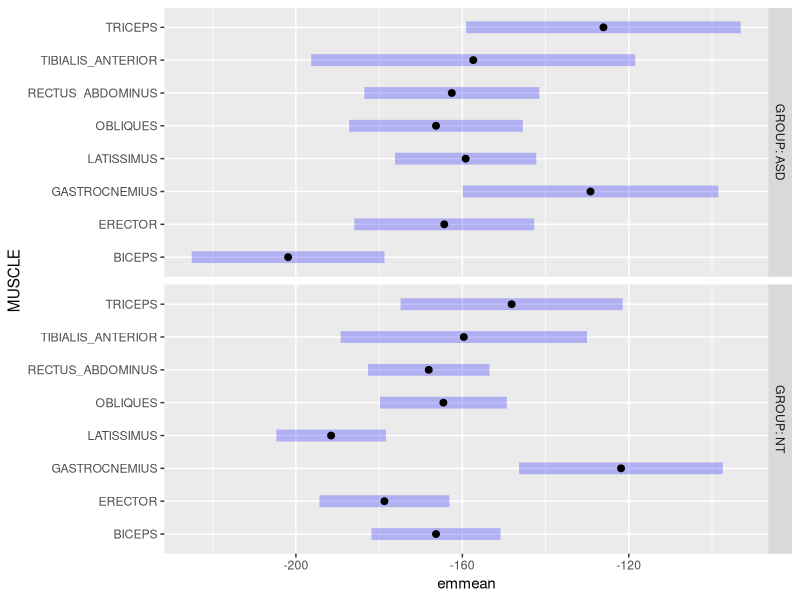

Write the R code that produced this figure. (Note: this script raises an error after producing the figure.)
## ---- chunk 1
knitr::opts_chunk$set(echo = TRUE)
## ---- chunk 2
library(lmerTest)
library(emmeans)
setwd('C:/Users/Action Lab/OneDrive - Northeastern University/Desktop/OneDrive - Northeastern University/Action Lab/Arm Raising/Armlifting/MATLAB/FinalFiles/SubmissionFiles')

## ====================================================
#  Age and sex stats
# =====================================================
sexAndAge <- read.csv('sexAndAge.txt')

lm_age <- lm(AGE ~ GROUP + (1|SUBJ_NUM), sexAndAge, REML=TRUE)
summary(lm_age)
anova(lm_age)

str(sexAndAge)
table(sexAndAge$GROUP, sexAndAge$SEX, useNA = "ifany")
tab <- table(sexAndAge$GROUP, sexAndAge$SEX)
fisher.test(tab)

## ====================================================
#  Control task stats
# =====================================================
controlRT <- read.csv('controlRT.txt')

lm_controlRT <- lmer(TRIAL_RT ~ GROUP + (1|SUBJ_NUM), controlRT, REML=TRUE)
summary(lm_controlRT)
anova(lm_controlRT)

controlPosture <- read.csv('controlPosture.txt')

lm_controlPosture1 <- lmer(SWAY ~ CONDITION + GROUP + (1+CONDITION|SUBJ_NUM), controlPosture, REML=FALSE)
lm_controlPosture2 <- lmer(SWAY ~ CONDITION * GROUP + (1+CONDITION|SUBJ_NUM), controlPosture, REML=FALSE)
lm_controlPosture3 <- lmer(SWAY ~ CONDITION + GROUP + (1|SUBJ_NUM), controlPosture, REML=FALSE)
lm_controlPosture4 <- lmer(SWAY ~ CONDITION * GROUP + (1|SUBJ_NUM), controlPosture, REML=FALSE)

anova(lm_controlPosture1, lm_controlPosture2, lm_controlPosture3, lm_controlPosture4)

lm_controlPosture <- lmer(SWAY ~ CONDITION * GROUP + (1+CONDITION|SUBJ_NUM), controlPosture, REML=TRUE)
summary(lm_controlPosture)
anova(lm_controlPosture)

em_PG <- emmeans(lm_controlPosture, ~GROUP | CONDITION)
print(em_PG)
print(pairs(em_PG, adjust='Holm'))

## ====================================================
#  Kinematics stats
# =====================================================
reactionTimeData <- read.csv('reactionTime_long.txt')
lm_rt <- lmer(ReactionTime ~ Group + (1|Subject), reactionTimeData, REML=TRUE)
summary(lm_rt)
anova(lm_rt)

em_Group <- emmeans(lm_rt, ~Group)
print(em_Group)

kinematicsResults <- read.csv('kinematicsTable.txt')

lm_peakMag <- lmer(PEAK_MAG ~ GROUP + (1|SUBJ_NUM), kinematicsResults, REML=TRUE)
summary(lm_peakMag)
anova(lm_peakMag)

lm_mt <- lmer(MT ~ GROUP + (1|SUBJ_NUM), kinematicsResults, REML=TRUE)
summary(lm_mt)
anova(lm_mt)

em_Group <- emmeans(lm_mt, ~GROUP)
print(em_Group)

kinematicsPhases <- read.csv('kinematicsLong.txt')

lm_kinPhase1 <- lmer(VALUE ~ GROUP*PHASE + (1+GROUP||SUBJ_NUM), kinematicsPhases, REML=FALSE)
lm_kinPhase2 <- lmer(VALUE ~ GROUP+PHASE + (1+GROUP|SUBJ_NUM), kinematicsPhases, REML=FALSE)
lm_kinPhase3 <- lmer(VALUE ~ GROUP*PHASE + (1|SUBJ_NUM), kinematicsPhases, REML=FALSE)
lm_kinPhase4 <- lmer(VALUE ~ GROUP+PHASE + (1|SUBJ_NUM), kinematicsPhases, REML=FALSE)

anova(lm_kinPhase1, lm_kinPhase2, lm_kinPhase3, lm_kinPhase4)
anova(lm_kinPhase1, lm_kinPhase3)

lm_kinPhase <- lmer(VALUE ~ GROUP*PHASE + (1|SUBJ_NUM), kinematicsPhases, REML=TRUE)
summary(lm_kinPhase)
anova(lm_kinPhase)

em_Group <- emmeans(lm_kinPhase, ~GROUP)
print(em_Group)
print(pairs(em_Group))

em_Phase <- emmeans(lm_kinPhase, ~PHASE)
print(em_Phase)
print(pairs(em_Phase, adjust='Holm'))

em_PG <- emmeans(lm_kinPhase, ~GROUP | PHASE)
print(em_PG)
print(pairs(em_PG, adjust='Holm'))

## ====================================================
#  Entropy stats
# =====================================================
entropyResults <- read.csv('entropyTable.txt')

lm_entropy1 <- lmer(Entropy ~ Group*Phase + (1+Phase||Subject), entropyResults, REML=FALSE)
lm_entropy2 <- lmer(Entropy ~ Group+Phase + (1+Phase||Subject), entropyResults, REML=FALSE)
lm_entropy3 <- lmer(Entropy ~ Group*Phase + (1|Subject), entropyResults, REML=FALSE)
lm_entropy4 <- lmer(Entropy ~ Group+Phase + (1|Subject), entropyResults, REML=FALSE)

anova(lm_entropy1, lm_entropy3, lm_entropy4)

lm_entropy <- lmer(Entropy ~ Group*Phase + (1|Subject), entropyResults, REML=TRUE)
summary(lm_entropy)
anova(lm_entropy)

em_Group <- emmeans(lm_entropy, ~Group)
print(em_Group)
print(pairs(em_Group))

em_Phase <- emmeans(lm_entropy, ~Phase)
print(em_Phase)
print(pairs(em_Phase, adjust='Holm'))

em_PG <- emmeans(lm_entropy, ~Group | Phase)
print(em_PG)
print(pairs(em_PG, adjust='Holm'))

# ====================================================
#  lme (relative to kinematic)
# ====================================================

original_trial_data_kinematic <- read.csv('longData.txt')
lmmod <- lmer(Timing ~ GROUP * MUSCLE  + (1 |SUBJ_NUM), original_trial_data_kinematic, REML=FALSE) #+ (1 + MUSCLE|SUBJ_NUM)
lmmod_random <- lmer(Timing ~ GROUP * MUSCLE  + (1 +MUSCLE||SUBJ_NUM), original_trial_data_kinematic, REML=FALSE) #+ (1 + MUSCLE|SUBJ_NUM)
lmmod_reduced <- lmer(Timing ~ GROUP+MUSCLE  + (1|SUBJ_NUM), original_trial_data_kinematic, REML=FALSE) 


lmmod1 <- lmer(Timing ~ GROUP * MUSCLE  + (1 + MUSCLE|SUBJ_NUM), original_trial_data_kinematic, REML=FALSE) #+ (1 + MUSCLE|SUBJ_NUM) + (1 | SUBJ_NUM:TRIAL)
lmmod2 <- lmer(Timing ~ GROUP + MUSCLE  + (1 + MUSCLE||SUBJ_NUM), original_trial_data_kinematic, REML=FALSE) #+ (1 + MUSCLE|SUBJ_NUM) + (1 | SUBJ_NUM:TRIAL)
lmmod3 <- lmer(Timing ~ GROUP * MUSCLE  + (1 |SUBJ_NUM), original_trial_data_kinematic, REML=FALSE) #+ (1 + MUSCLE|SUBJ_NUM) + (1 | SUBJ_NUM:TRIAL)
lmmod4 <- lmer(Timing ~ GROUP + MUSCLE  + (1 |SUBJ_NUM), original_trial_data_kinematic, REML=FALSE) #+ (1 + MUSCLE|SUBJ_NUM) + (1 | SUBJ_NUM:TRIAL)
anova(lmmod1,lmmod2,lmmod3,lmmod4)
anova(lmmod1,lmmod3)


lmmod1 <- lmer(Timing ~ GROUP * MUSCLE  + (1 + MUSCLE|SUBJ_NUM), original_trial_data_kinematic, REML=TRUE)
summary(lmmod1)
anova(lmmod1)

em_Group <- emmeans(lmmod1, ~GROUP, lmer.df='satterthwaite')
print(em_Group)
print(pairs(em_Group))

em_Muscle <- emmeans(lmmod1, ~MUSCLE,lmer.df='satterthwaite')
print(em_Muscle)
print(pairs(em_Muscle, adjust='Holm'))

em_MG <- emmeans(lmmod1, ~GROUP | MUSCLE,lmer.df='satterthwaite')
print(em_MG)
print(pairs(em_MG, adjust='Holm'))


# Estimate muscles within each group: Which muscles are significantly earlier or later than others within a given group?
em_pattern <- emmeans(lmmod1, ~ MUSCLE | GROUP, lmer.df = "satterthwaite")
summary(em_pattern)
print(pairs(em_pattern,adjust = "holm"))
plot(em_pattern)

em <- emmeans(lmmod1, ~ GROUP * MUSCLE,
              lmer.df = "satterthwaite")

contrast(em,
         interaction = c("pairwise", "pairwise"),
         adjust = "holm")

nt_order <- em_df |>
  subset(GROUP == "NT") |>
  (\(x) x[order(x$emmean), ])() |>
  with(as.character(MUSCLE))

nt_order

em_df$MUSCLE <- factor(em_df$MUSCLE, levels = nt_order)

library(ggplot2)

ggplot(em_df,
       aes(y = MUSCLE, x = emmean,
           color = GROUP)) +
  geom_point(size = 3) +
  geom_errorbarh(aes(xmin = lower.CL,
                     xmax = upper.CL),
                 height = 0.15) +
  facet_wrap(~GROUP) +
  theme_classic() +
  labs(y = "Muscle (NT activation order)",
       x = "Estimated timing")
# ====================================================
#  lme (relative to biceps)
# ====================================================
original_trial_data_biceps <- read.csv('longDataToBiceps.txt')
lmmod <- lmer(Timing ~ GROUP * MUSCLE  + (1 + MUSCLE||SUBJ_NUM), original_trial_data_biceps, REML=FALSE) #+ (1 + MUSCLE|SUBJ_NUM) + (1 | SUBJ_NUM:TRIAL)
lmmod_reduced <- lmer(Timing ~ GROUP*MUSCLE  + (1|SUBJ_NUM), original_trial_data_biceps, REML=FALSE) 
lmmod_reduced <- lmer(Timing ~ GROUP+MUSCLE  + (1|SUBJ_NUM), original_trial_data_biceps, REML=FALSE)

lmmod1 <- lmer(Timing ~ GROUP * MUSCLE  + (1 + MUSCLE||SUBJ_NUM), original_trial_data_biceps, REML=FALSE) #+ (1 + MUSCLE|SUBJ_NUM) + (1 | SUBJ_NUM:TRIAL)
lmmod2 <- lmer(Timing ~ GROUP + MUSCLE  + (1 + MUSCLE||SUBJ_NUM), original_trial_data_biceps, REML=FALSE) #+ (1 + MUSCLE|SUBJ_NUM) + (1 | SUBJ_NUM:TRIAL)
lmmod3 <- lmer(Timing ~ GROUP * MUSCLE  + (1 |SUBJ_NUM), original_trial_data_biceps, REML=TRUE) #+ (1 + MUSCLE|SUBJ_NUM) + (1 | SUBJ_NUM:TRIAL)
lmmod4 <- lmer(Timing ~ GROUP + MUSCLE  + (1 |SUBJ_NUM), original_trial_data_biceps, REML=FALSE) #+ (1 + MUSCLE|SUBJ_NUM) + (1 | SUBJ_NUM:TRIAL)
anova(lmmod1,lmmod2,lmmod3,lmmod4)
anova(lmmod1,lmmod3)

summary(lmmod1)
anova(lmmod)
anova(lmmod_reduced, lmmod)

lmmod <- lmer(Timing ~ GROUP * MUSCLE  + (1 + MUSCLE||SUBJ_NUM), original_trial_data_biceps, REML=TRUE) #+ (1 + MUSCLE|SUBJ_NUM) + (1 | SUBJ_NUM:TRIAL)
lmmod <- lmer(Timing ~ GROUP * MUSCLE  + (1|SUBJ_NUM), original_trial_data_biceps, REML=TRUE) #+ (1 + MUSCLE|SUBJ_NUM) + (1 | SUBJ_NUM:TRIAL)

summary(lmmod)
anova(lmmod)

em_Group <- emmeans(lmmod, ~GROUP, lmer.df='satterthwaite')
print(em_Group)
print(pairs(em_Group))

em_Muscle <- emmeans(lmmod, ~MUSCLE, lmer.df='satterthwaite')
print(em_Muscle)
print(pairs(em_Muscle, adjust='Holm'))

em_MG <- emmeans(lmmod, ~GROUP | MUSCLE, lmer.df='satterthwaite')
print(em_MG)
print(pairs(em_MG, adjust='Holm'))

# Estimate muscles within each group: Which muscles are significantly earlier or later than others within a given group?
em_pattern <- emmeans(lmmod, ~ MUSCLE | GROUP, lmer.df = "satterthwaite")
summary(em_pattern)
pairs(em_pattern,adjust = "holm")
plot(em_pattern)

em_df <- as.data.frame(em_pattern)

nt_order <- em_df |>
  subset(GROUP == "NT") |>
  (\(x) x[order(x$emmean), ])() |>
  with(as.character(MUSCLE))

nt_order

em_df$MUSCLE <- factor(em_df$MUSCLE, levels = nt_order)

library(ggplot2)

ggplot(em_df,
       aes(y = MUSCLE, x = emmean,
           color = GROUP)) +
  geom_point(size = 3) +
  geom_errorbarh(aes(xmin = lower.CL,
                     xmax = upper.CL),
                 height = 0.15) +
  facet_wrap(~GROUP) +
  theme_classic() +
  labs(y = "Muscle (NT activation order)",
       x = "Estimated timing")

# ====================================================
#  PPCA Euclidean Distance
# ====================================================
euclidanDistanceData <- read.csv('eucData.txt')
lm_euc <- lm(EUC ~ GROUP + (1|SUBJ_NUM), euclidanDistanceData, REML=TRUE)
summary(lm_euc)
anova(lm_euc)
